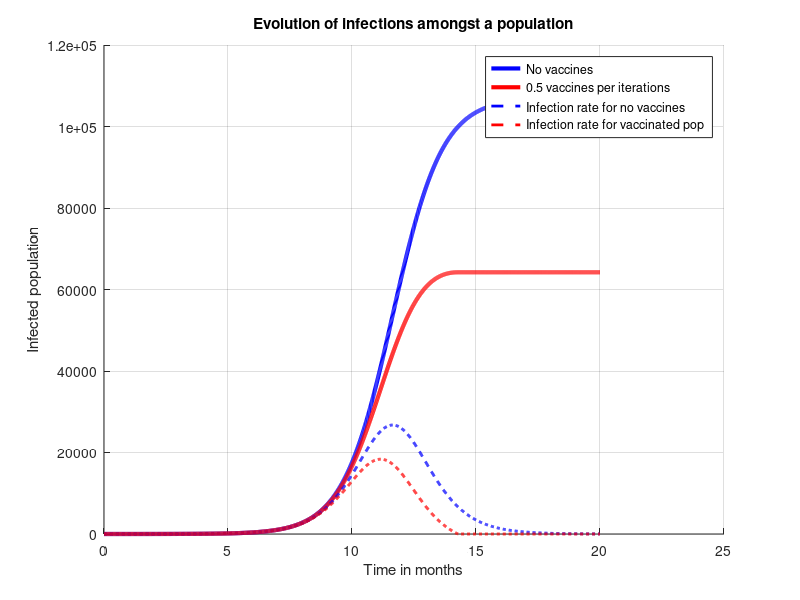

MATLAB code for this plot:
close all;clc;clear;

K1 = 107e3;
K2 = K1;
vaccination_rate = 3000;


p1_0 = 1;
p2_0 = 1;
p1_dot_0 = 0;
p2_dot_0 = 0;

P = [p1_0, p1_dot_0, p2_0, p2_dot_0];

r = 1;
dt = 0.01;
iteratins = 2000;
t = 0;
time = [t];

for i = [1:iteratins ]
    p = zeros(4,1);
    state = P(end, :);

%     First population is modelled as yp = r*y*(1 - y/K)
    p(2) = r*state(1)*(1 - state(1)/K1); % first derivative of pop 1
%     First population is modelled as yp = r*y*(1 - y/K), but here K is a linearly decreasing function
    p(4) = r*state(3)*(1 - state(3)/K2); % first derivative of pop 2
    if p(4) < 0
        p(4) = 0;
    end

    p(1) = state(1) + p(2)*dt;
    p(3) = state(3) + p(4)*dt;

%     disp("p1: "+ p(1));
%     disp("p1_dot: "+ p(2));
%     disp("p2: "+ p(3));
%     disp("p2_dot: "+ p(4));
%     disp(" ");
    P = [P; p'];

    K2 = K2 - vaccination_rate*dt;
    t = t + dt;
    time = [time; t];
end

hold on
plot(time,P(:,1),'Linewidth',3,'color','blue')
plot(time,P(:,3),'Linewidth',3,'color','red')
plot(time,P(:,2),'--','Linewidth',2,'color','blue')
plot(time,P(:,4),'--','Linewidth',2,'color','red')
grid on
title("Evolution of infections amongst a population")


xlabel("Time in months")
ylabel("Infected population")
legend("No vaccines", "0.5 vaccines per iterations", "Infection rate for no vaccines", "Infection rate for vaccinated pop")
